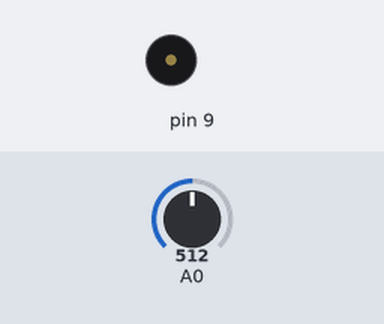
The sketch below on a simulated Arduino Uno, built with avr-gcc and run on an emulated ATmega328P. Shown: buzzer (waves = sounding). Inputs (shaded band) come from the test bench; at power-on: A0 = 512.

Above: at 1.2 s.
1.3 s: A0 set to 789
2.8 s: A0 set to 816
At 3.3 s:
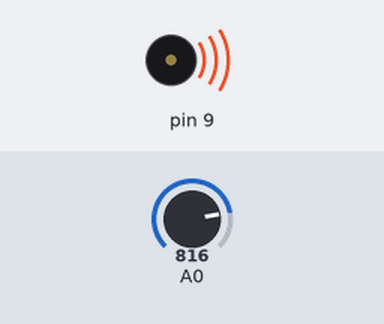
At 4.0 s:
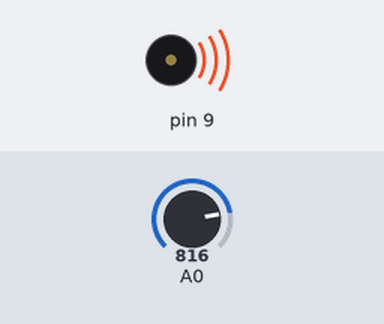
Timing chart, 0 to 3.6 s (numbered marks = the images above; inputs shaded):
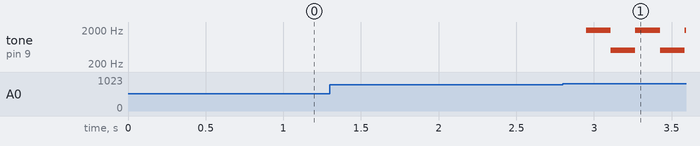

The sketch:

light.ino
```cpp
int lightOutput = 0;
boolean up = true;

void setup() {
  // put your setup code here, to run once:
}

void loop() {
  // put your main code here, to run repeatedly:
  lightOutput = analogRead(0);
  if (lightOutput > 800) {
    siren();
  } else {
    noTone(9);
  }
  delay(10);
}

void siren() {
  if (up) {
    for (float i = 0; i < 1500; i += 0.4) {
      tone(9, 500 + i, 1000);
      up = false;
    }
  } else {
    for (float i = 1500; i > 0; i -= 0.4) {
      tone(9, 500 + i, 1000);
      up = true;
    }
  }
}
```

Measured:
- the behaviour switches between 800 and 801 on A0 (found by bisection; images 0 and 1)
- after the input at 2.8 s, tone on pin 9: alternates 1999 Hz for 0.16 s and 500 Hz for 0.16 s, starting after 0.15 s
